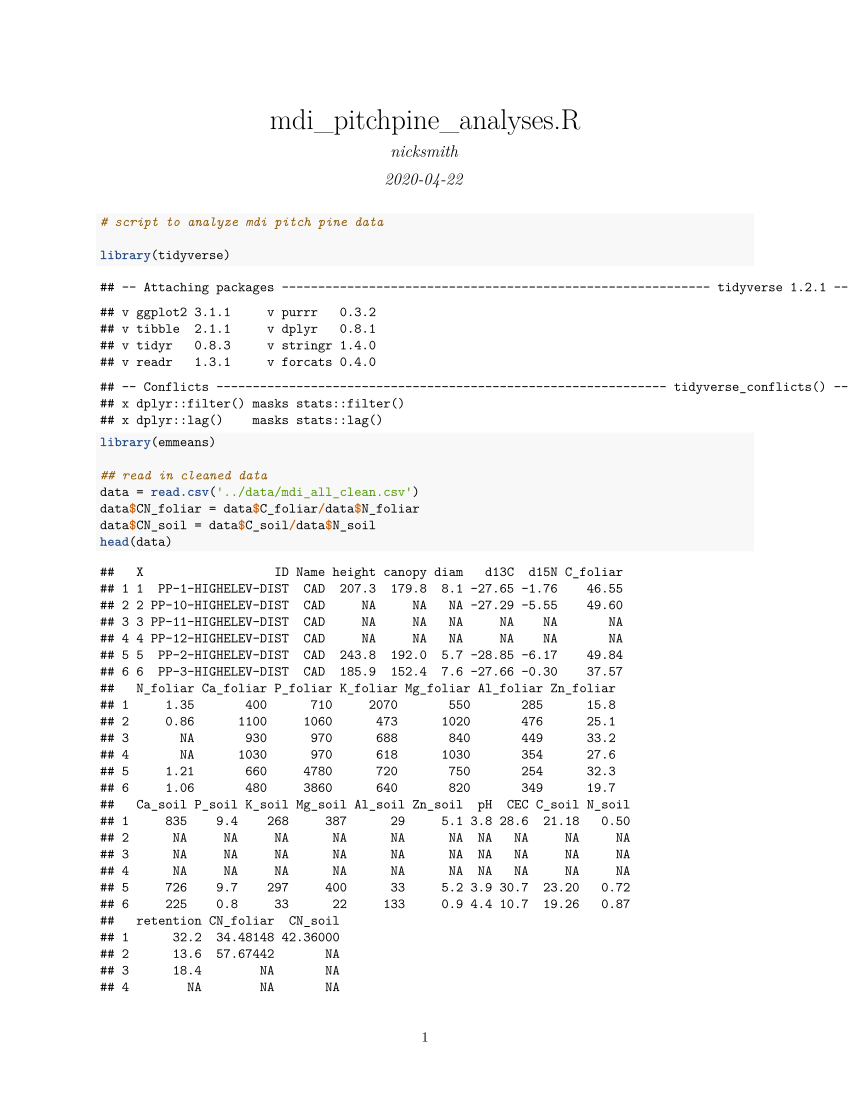

This figure's R source:
# script to analyze mdi pitch pine data

library(tidyverse)
library(emmeans)
library(lme4)
library(car)

multiplot <- function(..., plotlist=NULL, cols) {
  require(grid)
  
  # Make a list from the ... arguments and plotlist
  plots <- c(list(...), plotlist)
  
  numPlots = length(plots)
  
  # Make the panel
  plotCols = cols                          # Number of columns of plots
  plotRows = ceiling(numPlots/plotCols) # Number of rows needed, calculated from # of cols
  
  # Set up the page
  grid.newpage()
  pushViewport(viewport(layout = grid.layout(plotRows, plotCols)))
  vplayout <- function(x, y)
    viewport(layout.pos.row = x, layout.pos.col = y)
  
  # Make each plot, in the correct location
  for (i in 1:numPlots) {
    curRow = ceiling(i/plotCols)
    curCol = (i-1) %% plotCols + 1
    print(plots[[i]], vp = vplayout(curRow, curCol ))
  }
  
}

## read in cleaned data
data = read.csv('../data/mdi_all_clean.csv')
data$CN_foliar = data$C_foliar/data$N_foliar
data$CN_soil = data$C_soil/data$N_soil
data$fire[data$Name == 'CAD'] = 'fire' 
data$fire[data$Name == 'CADCLIFFS'] = 'fire'
data$fire[data$Name == 'STSAUV'] = 'no fire'
data$fire[data$Name == 'WOND'] = 'no fire'
head(data)

## site means
data_group_by_Name = group_by(data, Name)
data_Name_means = summarise(data_group_by_Name,
                            Elevation_mean = mean(Elevation, na.rm = T),
                            Slope_mean = mean(Slope, na.rm = T),
                            Aspect_mean = mean(Aspect, na.rm = T))

## create an elevation factor
data$elevation_fac[data$Name == 'CAD' | data$Name == 'STSAUV'] = 'high'
data$elevation_fac[data$Name == 'CADCLIFFS' | data$Name == 'WOND'] = 'low'

## create a generic variable set to pass to formula argument
ind_variables = c('elevation_fac', 'fire')
dep_variables = c("log(Elevation)", "log(height)", "log(canopy)", "log(diam)",
                  "d13C", "d15N", "C_foliar", "N_foliar", "CN_foliar", "Ca_foliar", "log(P_foliar)",
                  "log(K_foliar)", "Mg_foliar", "Al_foliar", "log(Zn_foliar)", 
                  "Ca_soil", "log(P_soil)", "K_soil", "Mg_soil", "log(Al_soil)", "log(Zn_soil)", 
                  "pH", "CEC", "C_soil", "N_soil", "log(CN_soil)", "asin(sqrt(0.01 * retention))")

## fit models and explore results

### elevation
Elevation_lm = lm(as.formula(paste(dep_variables[1],
                                   paste(ind_variables, collapse = "*"),
                                   sep = "~")), data = data)
#plot(resid(Elevation_lm) ~ fitted(Elevation_lm))
Anova(Elevation_lm)
cld(emmeans(Elevation_lm, ~elevation_fac * fire))

ggplot(data = data, aes(x = Name, y = log(Elevation))) +
  geom_boxplot()

### height
height_lm = lm(as.formula(paste(dep_variables[2],
                                paste(ind_variables, collapse = "*"),
                                sep = "~")), data = data)
#plot(resid(height_lm) ~ fitted(height_lm))
Anova(height_lm)
cld(emmeans(height_lm, ~elevation_fac * fire))

ggplot(data = data, aes(x = Name, y = log(height))) +
  geom_boxplot()

# height_lmer_cont = lmer(log(height) ~ Elevation * fire + (1|Name), data = data)
# Anova(height_lmer_cont)
# test(emtrends(height_lmer_cont, ~fire, var = 'Elevation'))

# height_plot = ggplot(data = data, aes(x = Name, y = log(height), col = fire)) +
#   theme(legend.position = "none", 
#         axis.title.y=element_text(size=rel(2.5), colour = 'black'),
#         axis.title.x=element_text(size=rel(2.5), colour = 'black'),
#         axis.text.x=element_text(size=rel(2), colour = 'black'),
#         axis.text.y=element_text(size=rel(2), colour = 'black'),
#         panel.background = element_rect(fill = 'white', colour = 'black'),
#         panel.grid.major = element_line(colour = "grey")) +
#   geom_boxplot(outlier.color = NA, fill = 'white') +
#   geom_dotplot(binaxis = 'y', binwidth = 0.07, stackdir = 'center', alpha = 0.5) +
#   # scale_x_discrete(labels = c('Ambient', 'Added N')) +
#   xlab('Site') +
#   ylab(expression('ln(Height)'))
# 
# height_plot_elevation = ggplot(data = data, aes(x = Elevation, y = log(height), col = fire)) +
#   theme(legend.position = "right", 
#         axis.title.y=element_text(size=rel(2.5), colour = 'black'),
#         axis.title.x=element_text(size=rel(2.5), colour = 'black'),
#         axis.text.x=element_text(size=rel(2), colour = 'black'),
#         axis.text.y=element_text(size=rel(2), colour = 'black'),
#         panel.background = element_rect(fill = 'white', colour = 'black'),
#         panel.grid.major = element_line(colour = "grey")) +
#   geom_point(size = 6) +
#   ylab(expression('ln(Height)'))
# 
# jpeg(filename = "plots/height_plot.jpeg", width = 1000, height = 600, units = 'px')
# multiplot(height_plot, height_plot_elevation, cols = 2)
# dev.off()

### canopy
canopy_lm = lm(as.formula(paste(dep_variables[3],
                                paste(ind_variables, collapse = "*"),
                                sep = "~")), data = data)
#plot(resid(canopy_lm) ~ fitted(canopy_lm))
anova(canopy_lm)
cld(emmeans(canopy_lm, ~elevation_fac * fire))

ggplot(data = data, aes(x = Name, y = log(canopy))) +
  geom_boxplot()

# canopy_lmer_cont = lmer(log(canopy) ~ Elevation * fire + (1|Name), data = data)
# Anova(canopy_lmer_cont)
# test(emtrends(canopy_lmer_cont, ~fire, var = 'Elevation'))

# canopy_plot = ggplot(data = data, aes(x = Name, y = log(canopy), col = fire)) +
#   theme(legend.position = "none", 
#         axis.title.y=element_text(size=rel(2.5), colour = 'black'),
#         axis.title.x=element_text(size=rel(2.5), colour = 'black'),
#         axis.text.x=element_text(size=rel(2), colour = 'black'),
#         axis.text.y=element_text(size=rel(2), colour = 'black'),
#         panel.background = element_rect(fill = 'white', colour = 'black'),
#         panel.grid.major = element_line(colour = "grey")) +
#   geom_boxplot(outlier.color = NA, fill = 'white') +
#   geom_dotplot(binaxis = 'y', binwidth = 0.07, stackdir = 'center', alpha = 0.5) +
#   # scale_x_discrete(labels = c('Ambient', 'Added N')) +
#   xlab('Site') +
#   ylab(expression('ln(Canopy)'))
# 
# canopy_plot_elevation = ggplot(data = data, aes(x = Elevation, y = log(canopy), col = fire)) +
#   theme(legend.position = "right", 
#         axis.title.y=element_text(size=rel(2.5), colour = 'black'),
#         axis.title.x=element_text(size=rel(2.5), colour = 'black'),
#         axis.text.x=element_text(size=rel(2), colour = 'black'),
#         axis.text.y=element_text(size=rel(2), colour = 'black'),
#         panel.background = element_rect(fill = 'white', colour = 'black'),
#         panel.grid.major = element_line(colour = "grey")) +
#   geom_point(size = 6) +
#   ylab(expression('ln(Canopy)'))
# 
# jpeg(filename = "plots/canopy_plot.jpeg", width = 1000, height = 600, units = 'px')
# multiplot(canopy_plot, canopy_plot_elevation, cols = 2)
# dev.off()

### diam
diam_lm = lm(as.formula(paste(dep_variables[4],
                              paste(ind_variables, collapse = "*"),
                              sep = "~")), data = data)
#plot(resid(diam_lm) ~ fitted(diam_lm))
anova(diam_lm)
cld(emmeans(diam_lm, ~elevation_fac * fire))

ggplot(data = data, aes(x = Name, y = log(diam))) +
  geom_boxplot()

# diam_lmer_cont = lmer(log(diam) ~ Elevation * fire + (1|Name), data = data)
# Anova(diam_lmer_cont)
# test(emtrends(diam_lmer_cont, ~fire, var = 'Elevation'))

# diam_plot = ggplot(data = data, aes(x = Name, y = log(diam), col = fire)) +
#   theme(legend.position = "none", 
#         axis.title.y=element_text(size=rel(2.5), colour = 'black'),
#         axis.title.x=element_text(size=rel(2.5), colour = 'black'),
#         axis.text.x=element_text(size=rel(2), colour = 'black'),
#         axis.text.y=element_text(size=rel(2), colour = 'black'),
#         panel.background = element_rect(fill = 'white', colour = 'black'),
#         panel.grid.major = element_line(colour = "grey")) +
#   geom_boxplot(outlier.color = NA, fill = 'white') +
#   geom_dotplot(binaxis = 'y', binwidth = 0.07, stackdir = 'center', alpha = 0.5) +
#   # scale_x_discrete(labels = c('Ambient', 'Added N')) +
#   xlab('Site') +
#   ylab(expression('ln(Diameter)'))
# 
# diam_plot_elevation = ggplot(data = data, aes(x = Elevation, y = log(diam), col = fire)) +
#   theme(legend.position = "right", 
#         axis.title.y=element_text(size=rel(2.5), colour = 'black'),
#         axis.title.x=element_text(size=rel(2.5), colour = 'black'),
#         axis.text.x=element_text(size=rel(2), colour = 'black'),
#         axis.text.y=element_text(size=rel(2), colour = 'black'),
#         panel.background = element_rect(fill = 'white', colour = 'black'),
#         panel.grid.major = element_line(colour = "grey")) +
#   geom_point(size = 6) +
#   ylab(expression('ln(Diameter)'))
# 
# jpeg(filename = "plots/diam_plot.jpeg", width = 1000, height = 600, units = 'px')
# multiplot(diam_plot, diam_plot_elevation, cols = 2)
# dev.off()

### d13C
d13C_lm = lm(as.formula(paste(dep_variables[5],
                              paste(ind_variables, collapse = "*"),
                              sep = "~")), data = data)
#plot(resid(d13C_lm) ~ fitted(d13C_lm))
anova(d13C_lm)
cld(emmeans(d13C_lm, ~elevation_fac * fire))

ggplot(data = data, aes(x = Name, y = (d13C))) +
  geom_boxplot()

### d15N
d15N_lm = lm(as.formula(paste(dep_variables[6],
                              paste(ind_variables, collapse = "*"),
                              sep = "~")), data = data)
#plot(resid(d15N_lm) ~ fitted(d15N_lm))
anova(d15N_lm)
cld(emmeans(d15N_lm, ~elevation_fac * fire))

ggplot(data = data, aes(x = Name, y = (d15N))) +
  geom_boxplot()

### C_foliar
C_foliar_lm = lm(as.formula(paste(dep_variables[7],
                                  paste(ind_variables, collapse = "*"),
                                  sep = "~")), data = data)
#plot(resid(C_foliar_lm) ~ fitted(C_foliar_lm))
anova(C_foliar_lm)
cld(emmeans(C_foliar_lm, ~elevation_fac * fire))

ggplot(data = data, aes(x = Name, y = (C_foliar))) +
  geom_boxplot()

### N_foliar
N_foliar_lm = lm(as.formula(paste(dep_variables[8],
                                  paste(ind_variables, collapse = "*"),
                                  sep = "~")), data = data)
#plot(resid(N_foliar_lm) ~ fitted(N_foliar_lm))
anova(N_foliar_lm)
cld(emmeans(N_foliar_lm, ~elevation_fac * fire))

ggplot(data = subset(data, N_foliar < 5), aes(x = Name, y = (N_foliar))) +
  geom_boxplot()

### CN_foliar
CN_foliar_lm = lm(as.formula(paste(dep_variables[9],
                                   paste(ind_variables, collapse = "*"),
                                   sep = "~")), data = data)
#plot(resid(CN_foliar_lm) ~ fitted(CN_foliar_lm))
anova(CN_foliar_lm)
cld(emmeans(CN_foliar_lm, ~elevation_fac * fire))

ggplot(data = subset(data, N_foliar < 5), aes(x = Name, y = (CN_foliar))) +
  geom_boxplot()

### Ca_foliar
Ca_foliar_lm = lm(as.formula(paste(dep_variables[10],
                                   paste(ind_variables, collapse = "*"),
                                   sep = "~")), data = data)
#plot(resid(Ca_foliar_lm) ~ fitted(Ca_foliar_lm))
anova(Ca_foliar_lm)
cld(emmeans(Ca_foliar_lm, ~elevation_fac * fire))

ggplot(data = data, aes(x = Name, y = (Ca_foliar))) +
  geom_boxplot()

### P_foliar
P_foliar_lm = lm(as.formula(paste(dep_variables[11],
                                  paste(ind_variables, collapse = "*"),
                                  sep = "~")), data = data)
#plot(resid(P_foliar_lm) ~ fitted(P_foliar_lm))
anova(P_foliar_lm)
cld(emmeans(P_foliar_lm, ~elevation_fac * fire))

ggplot(data = data, aes(x = Name, y = (P_foliar))) +
  geom_boxplot()

### K_foliar
K_foliar_lm = lm(as.formula(paste(dep_variables[12],
                                  paste(ind_variables, collapse = "*"),
                                  sep = "~")), data = data)
#plot(resid(K_foliar_lm) ~ fitted(K_foliar_lm))
anova(K_foliar_lm)
cld(emmeans(K_foliar_lm, ~elevation_fac * fire))

ggplot(data = data, aes(x = Name, y = (K_foliar))) +
  geom_boxplot()

### Mg_foliar
Mg_foliar_lm = lm(as.formula(paste(dep_variables[13],
                                   paste(ind_variables, collapse = "*"),
                                   sep = "~")), data = data)
#plot(resid(Mg_foliar_lm) ~ fitted(Mg_foliar_lm))
anova(Mg_foliar_lm)
cld(emmeans(Mg_foliar_lm, ~elevation_fac * fire))

ggplot(data = data, aes(x = Name, y = (Mg_foliar))) +
  geom_boxplot()

### Al_foliar
Al_foliar_lm = lm(as.formula(paste(dep_variables[14],
                                   paste(ind_variables, collapse = "*"),
                                   sep = "~")), data = data)
#plot(resid(Al_foliar_lm) ~ fitted(Al_foliar_lm))
anova(Al_foliar_lm)
cld(emmeans(Al_foliar_lm, ~elevation_fac * fire))

ggplot(data = data, aes(x = Name, y = (Al_foliar))) +
  geom_boxplot()

### Zn_foliar
Zn_foliar_lm = lm(as.formula(paste(dep_variables[15],
                                   paste(ind_variables, collapse = "*"),
                                   sep = "~")), data = data)
#plot(resid(Zn_foliar_lm) ~ fitted(Zn_foliar_lm))
anova(Zn_foliar_lm)
cld(emmeans(Zn_foliar_lm, ~elevation_fac * fire))

ggplot(data = data, aes(x = Name, y = (Zn_foliar))) +
  geom_boxplot()

### Ca_soil
Ca_soil_lm = lm(as.formula(paste(dep_variables[16],
                                 paste(ind_variables, collapse = "*"),
                                 sep = "~")), data = data)
#plot(resid(Ca_soil_lm) ~ fitted(Ca_soil_lm))
anova(Ca_soil_lm)
cld(emmeans(Ca_soil_lm, ~elevation_fac * fire))

ggplot(data = data, aes(x = Name, y = (Ca_soil))) +
  geom_boxplot()

### P_soil
P_soil_lm = lm(as.formula(paste(dep_variables[17],
                                paste(ind_variables, collapse = "*"),
                                sep = "~")), data = data)
#plot(resid(P_soil_lm) ~ fitted(P_soil_lm))
anova(P_soil_lm)
cld(emmeans(P_soil_lm, ~elevation_fac * fire))

ggplot(data = data, aes(x = Name, y = (P_soil))) +
  geom_boxplot()

### K_soil
K_soil_lm = lm(as.formula(paste(dep_variables[18],
                                paste(ind_variables, collapse = "*"),
                                sep = "~")), data = data)
#plot(resid(K_soil_lm) ~ fitted(K_soil_lm))
anova(K_soil_lm)
cld(emmeans(K_soil_lm, ~elevation_fac * fire))

ggplot(data = data, aes(x = Name, y = (K_soil))) +
  geom_boxplot()

### Mg_soil
Mg_soil_lm = lm(as.formula(paste(dep_variables[19],
                                 paste(ind_variables, collapse = "*"),
                                 sep = "~")), data = data)
#plot(resid(Mg_soil_lm) ~ fitted(Mg_soil_lm))
anova(Mg_soil_lm)
cld(emmeans(Mg_soil_lm, ~elevation_fac * fire))

ggplot(data = data, aes(x = Name, y = (Mg_soil))) +
  geom_boxplot()

### Al_soil
Al_soil_lm = lm(as.formula(paste(dep_variables[20],
                                 paste(ind_variables, collapse = "*"),
                                 sep = "~")), data = data)
#plot(resid(Al_soil_lm) ~ fitted(Al_soil_lm))
anova(Al_soil_lm)
cld(emmeans(Al_soil_lm, ~elevation_fac * fire))

ggplot(data = data, aes(x = Name, y = (Al_soil))) +
  geom_boxplot()

### Zn_soil
Zn_soil_lm = lm(as.formula(paste(dep_variables[21],
                                 paste(ind_variables, collapse = "*"),
                                 sep = "~")), data = data)
#plot(resid(Zn_soil_lm) ~ fitted(Zn_soil_lm))
anova(Zn_soil_lm)
cld(emmeans(Zn_soil_lm, ~elevation_fac * fire))

ggplot(data = data, aes(x = Name, y = (Zn_soil))) +
  geom_boxplot()

### pH
pH_lm = lm(as.formula(paste(dep_variables[22],
                            paste(ind_variables, collapse = "*"),
                            sep = "~")), data = data)
#plot(resid(pH_lm) ~ fitted(pH_lm))
anova(pH_lm)
cld(emmeans(pH_lm, ~elevation_fac * fire))

ggplot(data = data, aes(x = Name, y = (pH))) +
  geom_boxplot()

### CEC
CEC_lm = lm(as.formula(paste(dep_variables[23],
                             paste(ind_variables, collapse = "*"),
                             sep = "~")), data = data)
#plot(resid(CEC_lm) ~ fitted(CEC_lm))
anova(CEC_lm)
cld(emmeans(CEC_lm, ~elevation_fac * fire))

ggplot(data = data, aes(x = Name, y = (CEC))) +
  geom_boxplot()

### C_soil
C_soil_lm = lm(as.formula(paste(dep_variables[24],
                                paste(ind_variables, collapse = "*"),
                                sep = "~")), data = data)
#plot(resid(C_soil_lm) ~ fitted(C_soil_lm))
anova(C_soil_lm)
cld(emmeans(C_soil_lm, ~elevation_fac * fire))

ggplot(data = data, aes(x = Name, y = (C_soil))) +
  geom_boxplot()

### N_soil
N_soil_lm = lm(as.formula(paste(dep_variables[25],
                                paste(ind_variables, collapse = "*"),
                                sep = "~")), data = data)
#plot(resid(N_soil_lm) ~ fitted(N_soil_lm))
anova(N_soil_lm)
cld(emmeans(N_soil_lm, ~elevation_fac * fire))

ggplot(data = data, aes(x = Name, y = (N_soil))) +
  geom_boxplot()

### CN_soil
CN_soil_lm = lm(as.formula(paste(dep_variables[26],
                                 paste(ind_variables, collapse = "*"),
                                 sep = "~")), data = data)
#plot(resid(CN_soil_lm) ~ fitted(CN_soil_lm))
anova(CN_soil_lm)
cld(emmeans(CN_soil_lm, ~elevation_fac * fire))

ggplot(data = data, aes(x = Name, y = (CN_soil))) +
  geom_boxplot()

### retention
retention_lm = lm(as.formula(paste(dep_variables[27],
                                   paste(ind_variables, collapse = "*"),
                                   sep = "~")), data = data)
#plot(resid(retention_lm) ~ fitted(retention_lm))
anova(retention_lm)
cld(emmeans(retention_lm, ~elevation_fac * fire))

ggplot(data = data, aes(x = Name, y = (retention))) +
  geom_boxplot()

# rmarkdown::render("mdi_pitchpine_analyses.R", output_format = "pdf_document")
